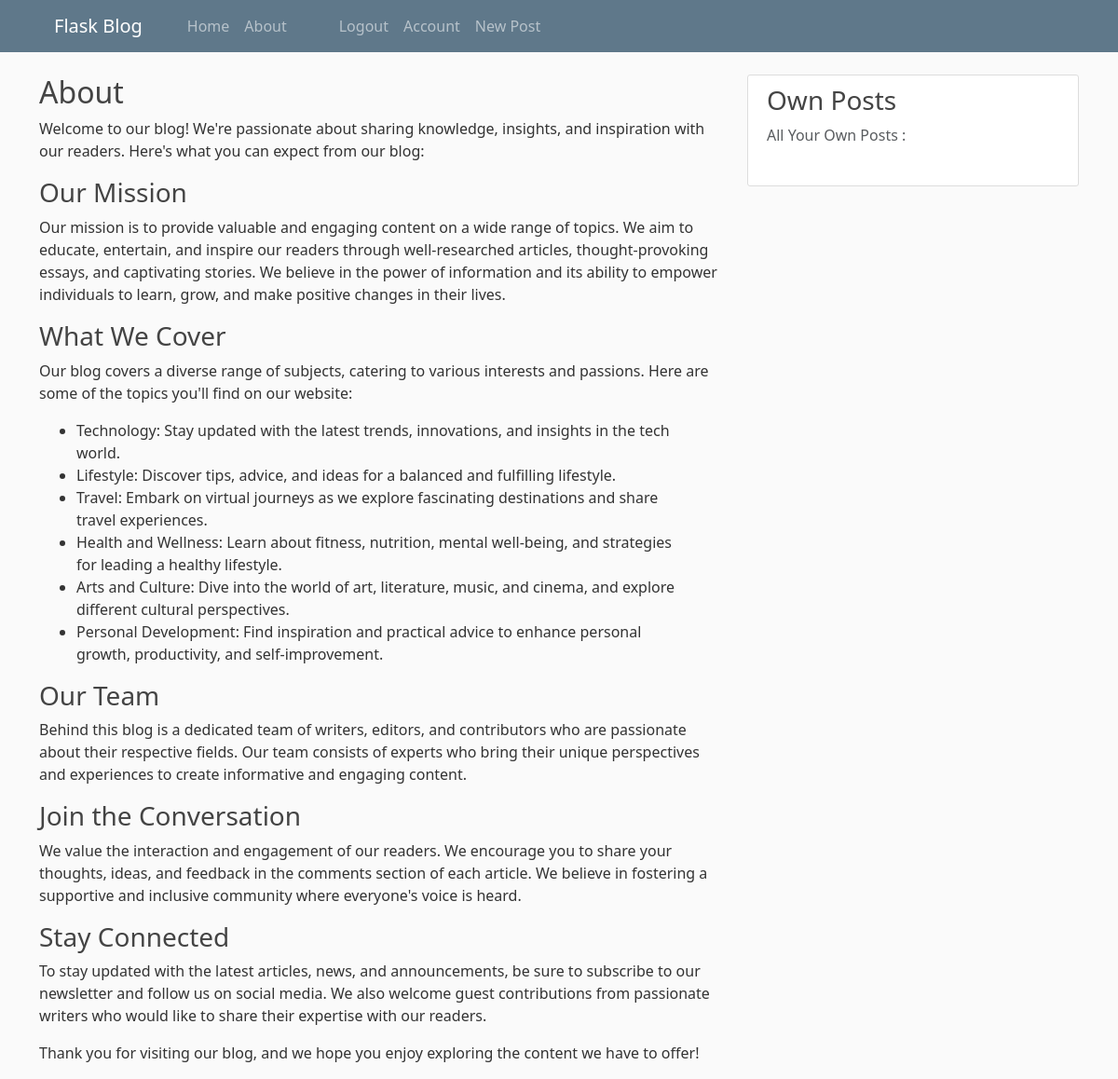
The page /about (signed in) on the database as committed earlier.
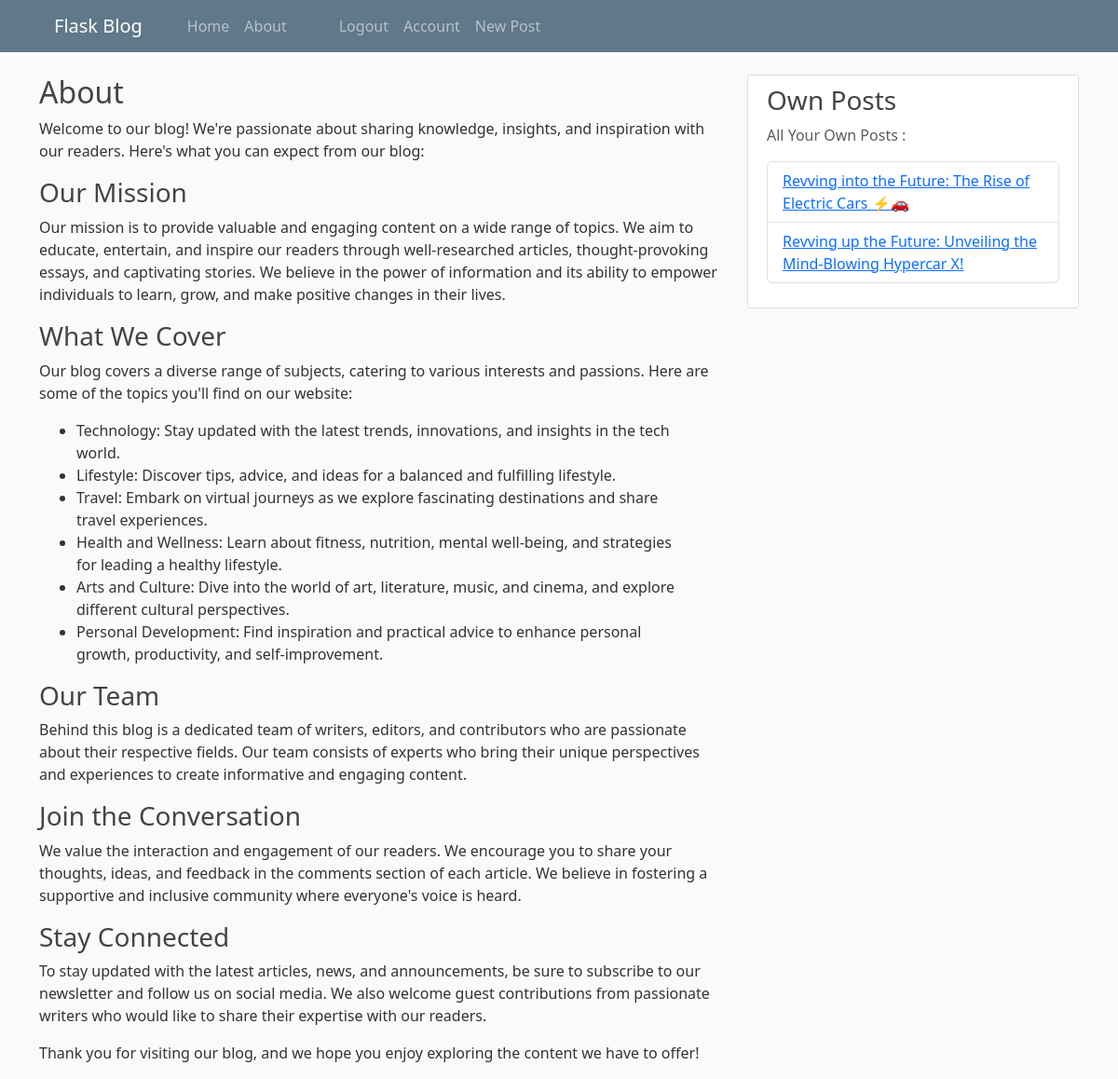
The same page on the database as committed later.
### flaskBlog/models.py (models this page shows, shortened)
class Post(db.Model):
    id = db.Column(db.Integer , primary_key=True)
    title = db.Column(db.String(50) , nullable=False)
    date_posted = db.Column(db.DateTime , nullable = False , default = datetime.utcnow)
    content = db.Column(db.Text , nullable = False)
    user_id = db.Column(db.Integer , db.ForeignKey('user.id') , nullable=False)#user table

### flaskBlog/Main/routes.py (the view)
@main.route("/about")
def hello_world_about():
    if current_user.is_authenticated:
        own_posts = Post.query.filter_by(user_id = current_user.id)
    else:
        own_posts = {}
    return render_template('about.html' , own_posts=own_posts)

### flaskBlog/models.py (called while the page is built)
@login_manager.user_loader #to let the extension knows that this is the function to get a user by id
def load_user(user_id):
    return User.query.get(user_id)

### flaskBlog/templates/about.html
{%extends "layout.html"%}
{%block content%}
<section id="about">
    <h2>About</h2>
    <p>Welcome to our blog! We're passionate about sharing knowledge, insights, and inspiration with our readers. Here's what you can expect from our blog:</p>
    <h3>Our Mission</h3>
    <p>Our mission is to provide valuable and engaging content on a wide range of topics. We aim to educate, entertain, and inspire our readers through well-researched articles, thought-provoking essays, and captivating stories. We believe in the power of information and its ability to empower individuals to learn, grow, and make positive changes in their lives.</p>
    <h3>What We Cover</h3>
    <p>Our blog covers a diverse range of subjects, catering to various interests and passions. Here are some of the topics you'll find on our website:</p>
    <ul>
      <li>Technology: Stay updated with the latest trends, innovations, and insights in the tech world.</li>
      <li>Lifestyle: Discover tips, advice, and ideas for a balanced and fulfilling lifestyle.</li>
      <li>Travel: Embark on virtual journeys as we explore fascinating destinations and share travel experiences.</li>
      <li>Health and Wellness: Learn about fitness, nutrition, mental well-being, and strategies for leading a healthy lifestyle.</li>
      <li>Arts and Culture: Dive into the world of art, literature, music, and cinema, and explore different cultural perspectives.</li>
      <li>Personal Development: Find inspiration and practical advice to enhance personal growth, productivity, and self-improvement.</li>
    </ul>
    <h3>Our Team</h3>
    <p>Behind this blog is a dedicated team of writers, editors, and contributors who are passionate about their respective fields. Our team consists of experts who bring their unique perspectives and experiences to create informative and engaging content.</p>
    <h3>Join the Conversation</h3>
    <p>We value the interaction and engagement of our readers. We encourage you to share your thoughts, ideas, and feedback in the comments section of each article. We believe in fostering a supportive and inclusive community where everyone's voice is heard.</p>
    <h3>Stay Connected</h3>
    <p>To stay updated with the latest articles, news, and announcements, be sure to subscribe to our newsletter and follow us on social media. We also welcome guest contributions from passionate writers who would like to share their expertise with our readers.</p>
    <p>Thank you for visiting our blog, and we hope you enjoy exploring the content we have to offer!</p>
  </section>
{%endblock%}

### flaskBlog/templates/layout.html (shortened to what this page needs)
<!DOCTYPE html>
<html lang="en">
<head>
    <link rel="stylesheet" href="https://cdn.jsdelivr.net/npm/bootstrap@5.3.0/dist/css/bootstrap.rtl.min.css">
    <link rel="stylesheet" href={{url_for('static' , filename="main.css")}}>
</head>
<body>
    <nav class="navbar navbar-expand-md navbar-dark bg-steel fixed-top">
        <div class="container">
          <a class="navbar-brand mr-4" href="/">Flask Blog</a>
          <div class="collapse navbar-collapse" id="navbarNav">
            <div class="navbar-nav mr-auto">
              <ul class="navbar-nav mr-auto">
                <li><a class="nav-item nav-link" href="/">Home</a></li>
                <li><a class="nav-item nav-link" href="/about">About</a></li>
              </ul>
            </div>
            <div class="navbar-nav">
              {% if current_user.is_authenticated :%}
                <ul class="navbar-nav">
                  <li class="nav-item budget"><a class="nav-item nav-link" href="{{ url_for('users.logout') }}">Logout</a></li>
                  <a class="nav-item nav-link" href="{{ url_for('users.account') }}">Account</a>
                  <a class="nav-item nav-link" href="{{ url_for('posts.newPost') }}">New Post</a>
                </ul>
              {% else %}
                <a class="nav-item nav-link" href="{{ url_for('users.login') }}">Login</a>
                <a class="naitem nav-link" href="{{ url_for('users.register') }}">Register</a>
              {% endif %}
            </div>
          </div>
        </div>
      </nav>
      <main role="main" class="container">
        <div class="row">
          <div class="col-md-8">
            {% block content %}{% endblock %}
          </div>
          <div class="col-md-4">
            <div class="content-section">
              <h3>Own Posts</h3>
              <p class='text-muted'>All Your Own Posts :
                <ul class="list-group ul-custom">
                  {%for post in own_posts :%}
                    <li class="list-group-item "><a href="{{ url_for('posts.post' , post_id=post.id) }}">{{ post.title }}</a></li>
                  {%endfor%}
                </ul>
              </p>
            </div>
          </div>
        </div>
      </main>
</body>
</html>

Rows that differ between the two databases and show on the page:
added Post: title "Revving into the Future: The Rise of Electric Cars ⚡️🚗"
added Post: title "Revving up the Future: Unveiling the Mind-Blowing Hypercar X!"
